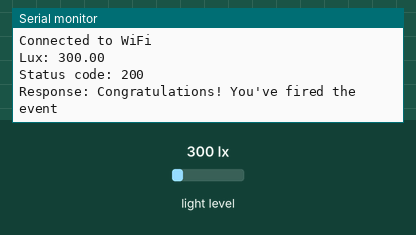
Bench run of a sketch on a simulated Arduino MKR. Parts: the last lines printed to the serial monitor. The inputs (shaded band) are chosen by the test bench; at power-on: light level 300 lx. WiFi joins after 1.5 s; servers stay silent unless stated; web services answer with replies made up by the test bench.

Above: at 2.7 s.
2.8 s: light level set to 110 lx
At 12.6 s:
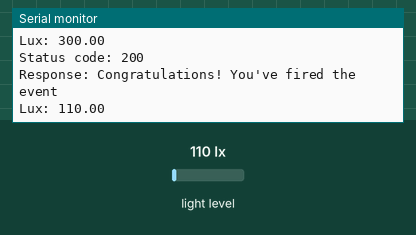
12.9 s: light level set to 91 lx
At 23.3 s:
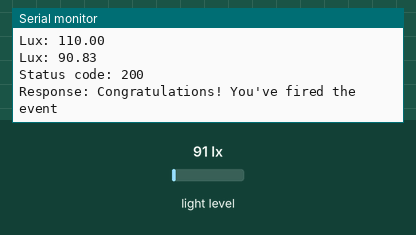

The sketch:

IFTTT_Trigger.ino
```cpp
#include <WiFiNINA.h>
#include <ArduinoHttpClient.h>
#include <Wire.h>
#include <BH1750.h>

const char* ssid = "iPhone";
const char* pass = "ipoparayam";

WiFiClient wifi;
HttpClient client = HttpClient(wifi, "maker.ifttt.com", 80);

String IFTTT_Key = "da6z7sNNrPbKUW4wqH3PN7";

BH1750 lightMeter;
bool sunlightActive = false;
float threshold = 100.0;  // Adjust this lux threshold for your environment

void setup() {
  Serial.begin(9600);
  Wire.begin();
  lightMeter.begin();

  Serial.println("Initializing WiFi...");
  WiFi.begin(ssid, pass);
  while (WiFi.status() != WL_CONNECTED) {
    delay(1000);
    Serial.print(".");
  }
  Serial.println("\nConnected to WiFi");
}

void loop() {
  float lux = lightMeter.readLightLevel();
  Serial.print("Lux: ");
  Serial.println(lux);

  if (lux > threshold && !sunlightActive) {
    triggerIFTTT("sunlight_started");
    sunlightActive = true;
  }
  else if (lux <= threshold && sunlightActive) {
    triggerIFTTT("sunlight_stopped");
    sunlightActive = false;
  }

  delay(10000); // Check every 10 seconds
}

void triggerIFTTT(String event) {
  String requestURL = "/trigger/" + event + "/with/key/" + IFTTT_Key;
  client.get(requestURL);

  int statusCode = client.responseStatusCode();
  String response = client.responseBody();

  Serial.print("Status code: ");
  Serial.println(statusCode);
  Serial.print("Response: ");
  Serial.println(response);
}
```

Measured:
- the behaviour switches between 101 and 100 lx on light level (found by bisection; images 1 and 2)
- after the input at 2.8 s, the serial monitor: prints a new line after 8.9 s (image 1)
- after the input at 12.9 s, the serial monitor: prints a new line after 8.8 s (image 2)
